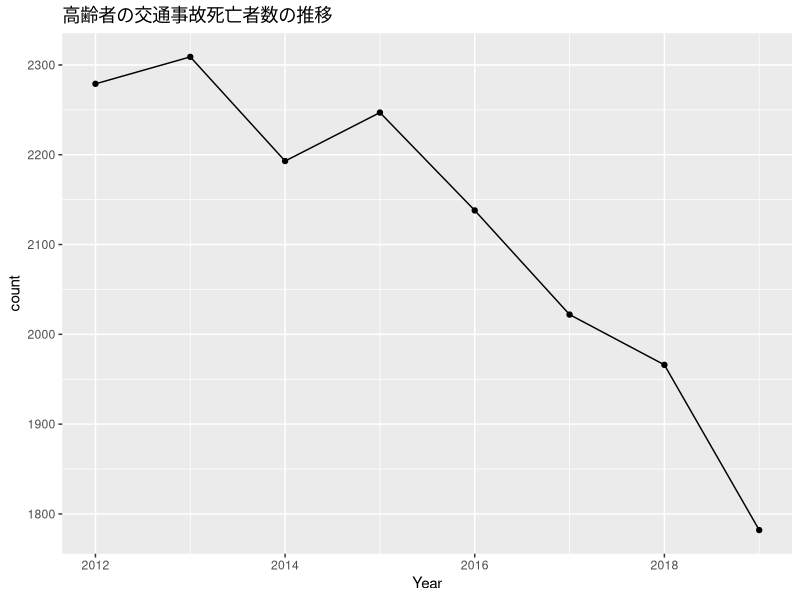

Reproduce this figure in R.
#は2.2.3
library(tidyverse)
q03 <- read_csv("E02P04.csv", col_types="dd")
ggplot(q03,aes(x=Year,y=count))+geom_point()+geom_line()+ggtitle("高齢者の交通事故死亡者数の推移")
